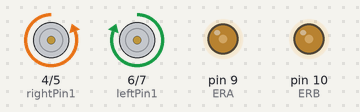
A sketch run on a simulated Arduino Uno, built with avr-gcc and run on an emulated ATmega328P. On the bench: motor-driver pin pairs drawn as motors (green arrow = first pin HIGH = forward, orange = second pin HIGH = backward, longer = more drive), output pins drawn as LEDs (lit = HIGH). What the sketch prints to the serial monitor is not drawn.

Above: at 2.7 s.
At 7.7 s:
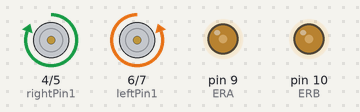
Timing chart, 0 to 13.2 s (numbered marks = the images above):
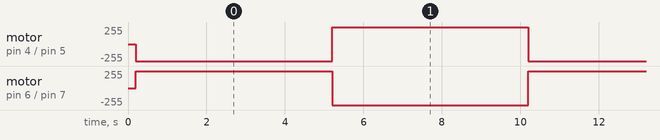

Measured:
- by itself, motor on pin 4 (rightPin1) / pin 5 (rightPin2), motor on pin 6 (leftPin1) / pin 7 (leftPin2): alternates forward 255/255 for 5.0 s and backward 255/255 for 5.0 s

The sketch:

motorTesting.ino
```cpp
// Motor pins
int rightPin1 = 4;
int rightPin2 = 5;
int leftPin1 = 6;
int leftPin2 = 7;
int ERA = 9;
int ERB = 10;


void Back()
{
  digitalWrite(rightPin1, HIGH);
  digitalWrite(rightPin2, LOW);

  digitalWrite(leftPin1, LOW);
  digitalWrite(leftPin2, HIGH);

}

void Forward()
{
  digitalWrite(rightPin1, LOW);
  digitalWrite(rightPin2, HIGH);

  digitalWrite(leftPin1, HIGH);
  digitalWrite(leftPin2, LOW);

}


void setup() {

  // setting pins to recieve output
  pinMode(rightPin1, OUTPUT);
  pinMode(rightPin2, OUTPUT);
  pinMode(leftPin1, OUTPUT);
  pinMode(leftPin2, OUTPUT);

  pinMode(ERB, OUTPUT);
  pinMode(ERA, OUTPUT);

  Serial.begin(115200);

  delay(200);

  Serial.println("Initalization step complete");

  analogWrite(ERA, 100);
  analogWrite(ERB, 100);

}

void loop() {

  Forward();

  delay(5000);

  Back();

  delay(5000);

  Serial.println("Looping..");


}
```
